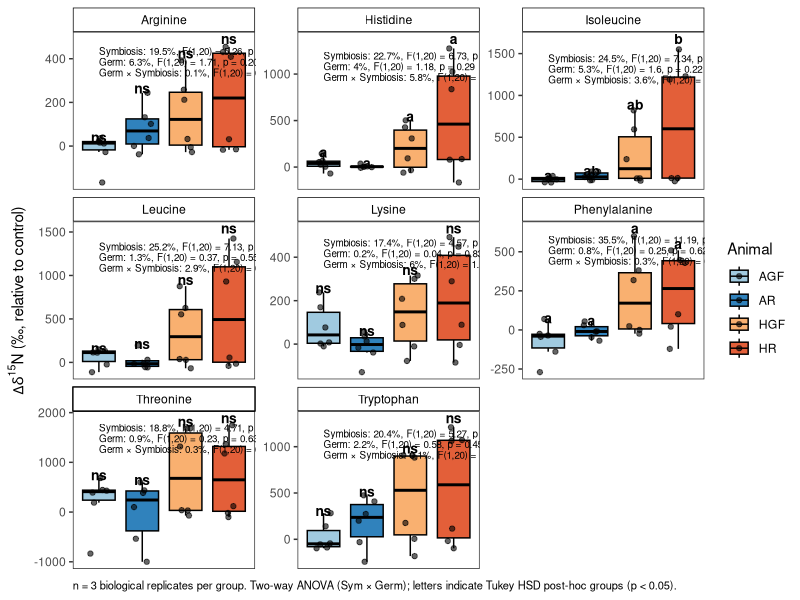

This figure's R source:
# Fig. 4c-e: 15N enrichment of amino acids (replicate 1), with two-way ANOVA
# (Sym x Germ), Tukey HSD post-hoc, non-parametric alternatives, and
# cumulative pairwise t-tests.
#
# Input : Fig4cde_AA.xlsx
# Output: Fig4cde_AA_delta15N_boxplot.pdf
#         Supplementary_Table_assumption_checks_Fig4.csv
#         Supplementary_Table_ANOVA_Fig4.csv
#         Supplementary_Table_ANOVA_FDR_Fig4.csv
#         Supplementary_Table_TukeyHSD_Fig4.csv
#         Supplementary_Table_NonParametric_Fig4.csv
#         Supplementary_Table_Cumulative_Pairwise_Fig4d.csv
# Run with this folder (DataCode) as the working directory.

library(tidyverse)
library(readxl)
library(ggpubr)
library(car)
library(emmeans)
library(multcomp)
library(rstatix)

df <- read_xlsx("Fig4cde_AA.xlsx")

# ---- Derive factors (symbiosis state, germ presence) and 15N/14N ratio ----
df <- df %>%
  mutate(
    Sym  = ifelse(str_starts(Animal, "H"), "Sym", "Apo"),
    Germ = case_when(
      str_detect(Animal, "R")  ~ "Germ-present",
      str_detect(Animal, "GF") ~ "Germ-depleted",
      TRUE ~ NA_character_
    ),
    ratio = N15 / N14
  )

# Normalize each AA to its matched control mean to obtain Δδ15N (per mil)
normalized_df <- df %>%
  group_by(Animal, AAs) %>%
  mutate(control_avg = mean(ratio[Treatment == "Control"], na.rm = TRUE),
         delta_15N   = ((ratio - control_avg) / control_avg) * 1000) %>%
  ungroup()

# ---- 1. Sample sizes ----
sample_sizes_fig4 <- normalized_df %>% count(AAs, Animal, name = "n")

# ---- 2. Assumption checks ----
assumption_checks_fig4 <- normalized_df %>%
  group_by(AAs) %>%
  summarize(
    shapiro_p = {
      mod <- aov(delta_15N ~ Sym * Germ, data = cur_data())
      shapiro.test(residuals(mod))$p.value
    },
    levene_p = {
      car::leveneTest(delta_15N ~ interaction(Sym, Germ),
                      data = cur_data())$`Pr(>F)`[1]
    },
    .groups = "drop"
  )
write.csv(assumption_checks_fig4,
          "Supplementary_Table_assumption_checks_Fig4.csv", row.names = FALSE)

# ---- 3. Full two-way ANOVA (per amino acid) ----
full_anova_fig4 <- normalized_df %>%
  group_by(AAs) %>%
  reframe({
    mod <- aov(delta_15N ~ Sym * Germ, data = cur_data())
    at  <- summary(mod)[[1]]
    total_ss <- sum(at$`Sum Sq`)
    tibble(
      Source       = rownames(at),
      Df           = at$Df,
      Sum_Sq       = round(at$`Sum Sq`, 4),
      Mean_Sq      = round(at$`Mean Sq`, 4),
      F_value      = round(at$`F value`, 3),
      p_value      = at$`Pr(>F)`,
      Variance_pct = round(at$`Sum Sq` / total_ss * 100, 1)
    )
  })
write.csv(full_anova_fig4, "Supplementary_Table_ANOVA_Fig4.csv", row.names = FALSE)

# ---- 4. FDR correction across amino acids ----
fdr_corrected_fig4 <- full_anova_fig4 %>%
  filter(!is.na(p_value)) %>%
  group_by(Source) %>%
  mutate(p_adjusted = p.adjust(p_value, method = "BH")) %>%
  ungroup()
write.csv(fdr_corrected_fig4, "Supplementary_Table_ANOVA_FDR_Fig4.csv",
          row.names = FALSE)

# ---- 5. Tukey HSD post-hoc ----
posthoc_fig4 <- normalized_df %>%
  group_by(AAs) %>%
  reframe({
    mod <- aov(delta_15N ~ Animal, data = cur_data())
    overall_p <- summary(mod)[[1]]$`Pr(>F)`[1]
    if (!is.na(overall_p) && overall_p < 0.05) {
      tukey <- TukeyHSD(mod, "Animal")$Animal
      tibble(Comparison = rownames(tukey),
             Difference = round(tukey[, "diff"], 4),
             Lower_CI   = round(tukey[, "lwr"], 4),
             Upper_CI   = round(tukey[, "upr"], 4),
             p_adjusted = round(tukey[, "p adj"], 6),
             Significant = tukey[, "p adj"] < 0.05)
    } else {
      tibble(Comparison = "ANOVA not significant",
             Difference = NA_real_, Lower_CI = NA_real_,
             Upper_CI = NA_real_, p_adjusted = NA_real_, Significant = NA)
    }
  })
write.csv(posthoc_fig4, "Supplementary_Table_TukeyHSD_Fig4.csv",
          row.names = FALSE)

cld_fig4 <- normalized_df %>%
  group_by(AAs) %>%
  reframe({
    mod <- aov(delta_15N ~ Animal, data = cur_data())
    overall_p <- summary(mod)[[1]]$`Pr(>F)`[1]
    if (!is.na(overall_p) && overall_p < 0.05) {
      emm <- emmeans(mod, "Animal")
      cld_out <- cld(emm, Letters = letters, adjust = "tukey")
      tibble(Animal = as.character(cld_out$Animal),
             emmean = round(cld_out$emmean, 3),
             letter = trimws(cld_out$.group))
    } else {
      tibble(Animal = c("AGF", "AR", "HGF", "HR"),
             emmean = NA_real_, letter = "ns")
    }
  })

# ---- 6. Non-parametric alternative ----
nonparam_fig4 <- normalized_df %>%
  group_by(AAs) %>%
  reframe({
    kt <- kruskal.test(delta_15N ~ Animal, data = cur_data())
    if (kt$p.value < 0.05) {
      dunn <- rstatix::dunn_test(cur_data(), delta_15N ~ Animal,
                                 p.adjust.method = "BH")
      tibble(Test = "Kruskal-Wallis + Dunn",
             KW_chi2 = round(kt$statistic, 3),
             KW_df = kt$parameter, KW_p = kt$p.value,
             Group1 = dunn$group1, Group2 = dunn$group2,
             Dunn_p_adj = dunn$p.adj, Dunn_signif = dunn$p.adj.signif)
    } else {
      tibble(Test = "Kruskal-Wallis",
             KW_chi2 = round(kt$statistic, 3),
             KW_df = kt$parameter, KW_p = kt$p.value,
             Group1 = NA_character_, Group2 = NA_character_,
             Dunn_p_adj = NA_real_, Dunn_signif = NA_character_)
    }
  })
write.csv(nonparam_fig4, "Supplementary_Table_NonParametric_Fig4.csv",
          row.names = FALSE)

# ---- 7. Cumulative Δδ15N across amino acids ----
cumulative_df <- normalized_df %>%
  group_by(Animal, AAs) %>%
  mutate(Rep = row_number()) %>%
  ungroup() %>%
  group_by(Animal, Rep) %>%
  summarize(cumulative_delta15N = sum(delta_15N, na.rm = TRUE),
            Sym  = first(Sym),
            Germ = first(Germ),
            .groups = "drop")

cumulative_anova <- aov(cumulative_delta15N ~ Sym * Germ, data = cumulative_df)
summary(cumulative_anova)

comparisons <- list(c("AGF", "AR"),
                    c("AGF", "HGF"),
                    c("AR", "HR"),
                    c("HGF", "HR"))

cumulative_pairwise <- compare_means(
  cumulative_delta15N ~ Animal,
  data = cumulative_df,
  method = "t.test",
  p.adjust.method = "BH",
  comparisons = comparisons
)
write.csv(cumulative_pairwise,
          "Supplementary_Table_Cumulative_Pairwise_Fig4d.csv", row.names = FALSE)

# ---- 8. Figure ----
anova_labels_fig4 <- normalized_df %>%
  group_by(AAs) %>%
  summarize(
    label = {
      mod <- aov(delta_15N ~ Sym * Germ, data = cur_data())
      at  <- summary(mod)[[1]]
      total_ss <- sum(at$`Sum Sq`)
      paste0(
        "Symbiosis: ",     round(at$`Sum Sq`[1]/total_ss*100, 1),
        "%, F(", at$Df[1], ",", at$Df[4], ") = ", round(at$`F value`[1], 2),
        ", p = ", signif(at$`Pr(>F)`[1], 3),
        "\nGerm: ",        round(at$`Sum Sq`[2]/total_ss*100, 1),
        "%, F(", at$Df[2], ",", at$Df[4], ") = ", round(at$`F value`[2], 2),
        ", p = ", signif(at$`Pr(>F)`[2], 3),
        "\nGerm \u00D7 Symbiosis: ", round(at$`Sum Sq`[3]/total_ss*100, 1),
        "%, F(", at$Df[3], ",", at$Df[4], ") = ", round(at$`F value`[3], 2),
        ", p = ", signif(at$`Pr(>F)`[3], 3)
      )
    },
    max_y = max(delta_15N, na.rm = TRUE),
    .groups = "drop"
  )

plot_letters_fig4 <- cld_fig4 %>%
  left_join(normalized_df %>%
              group_by(AAs, Animal) %>%
              summarize(y_pos = max(delta_15N, na.rm = TRUE), .groups = "drop"),
            by = c("AAs", "Animal"))

col <- c("AGF" = "#A0CAE0", "AR" = "#3082BC",
         "HGF" = "#f9b070", "HR" = "#e35f39")

p_revised <- ggplot(normalized_df, aes(x = Animal, y = delta_15N, fill = Animal)) +
  geom_boxplot(outlier.shape = NA, color = "black") +
  geom_jitter(width = 0.2, alpha = 0.6) +
  facet_wrap(~ AAs, scales = "free_y") +
  geom_text(data = anova_labels_fig4,
            aes(x = 1, y = max_y * 0.85, label = label),
            inherit.aes = FALSE, hjust = 0, size = 2.5, lineheight = 0.9) +
  geom_text(data = plot_letters_fig4,
            aes(x = Animal, y = y_pos * 1.08, label = letter),
            inherit.aes = FALSE, size = 3.5, fontface = "bold") +
  scale_fill_manual(values = col) +
  labs(y = expression(Delta * delta^15 * N ~ "(\u2030, relative to control)"),
       x = NULL,
       caption = "n = 3 biological replicates per group. Two-way ANOVA (Sym \u00D7 Germ); letters indicate Tukey HSD post-hoc groups (p < 0.05).") +
  theme_bw() +
  theme(panel.grid.major = element_blank(),
        panel.grid.minor = element_blank(),
        axis.text.x      = element_blank(),
        axis.ticks.x     = element_blank(),
        strip.background = element_rect(fill = "white", color = "black"),
        strip.text       = element_text(color = "black"),
        plot.caption     = element_text(hjust = 0, size = 8))

ggsave("Fig4cde_AA_delta15N_boxplot.pdf", plot = p_revised,
       width = 16, height = 14, units = "in")
